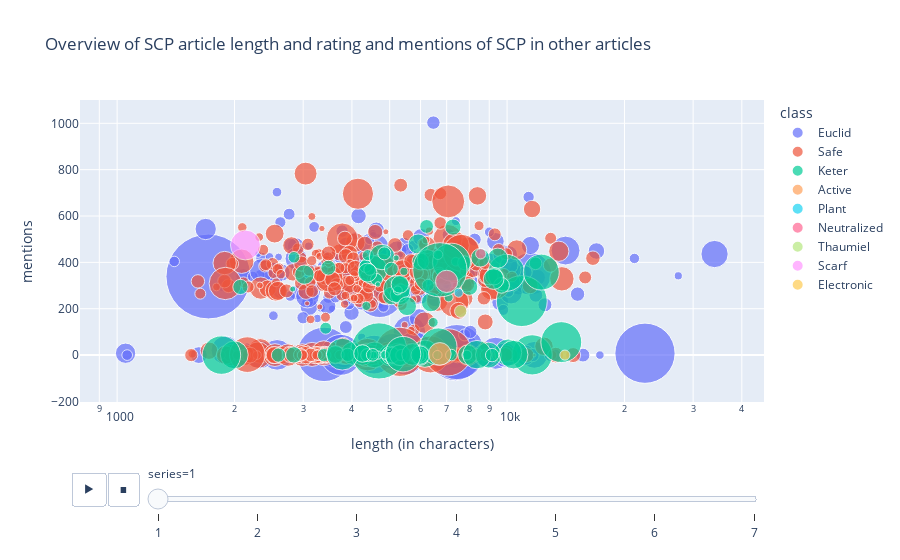

This figure's notebook cell:
### Code cell
figure=px.scatter(
            ratings_df.dropna(subset=["rating"]),
            x="length",
            y="mentions",
            size="rating",
            color="class",
            hover_name="code",
            animation_frame="series",
            hover_data = {"series":False},
            log_x=True,
            size_max=60,
            title="Overview of SCP article length, rating and mentions in other articles",
        )
figure.update_layout(xaxis_title="length (in characters)")
figure.show()

### Figure 1 — Plotly figure (JSON) as saved in the notebook; plotly's stock layout.template omitted (floating-point values rounded to 4 significant figures; data arrays with more than 128 entries replaced by an {"elided": "..."} marker saying what was removed)
{"data": [{"customdata": {"elided": "415x1 int values"}, "hovertemplate": "<b>%{hovertext}</b><br><br>class=Euclid<br>length=%{x}<br>mentions=%{y}<br>rating=%{marker.size}<extra></extra>", "hovertext": {"elided": "415 str values"}, "legendgroup": "Euclid", "marker": {"color": "#636efa", "size": {"elided": "415 int values"}, "sizemode": "area", "sizeref": 2.129, "symbol": "circle"}, "mode": "markers", "name": "Euclid", "orientation": "v", "showlegend": true, "type": "scatter", "x": {"elided": "415 int values"}, "xaxis": "x", "y": {"elided": "415 int values"}, "yaxis": "y"}, {"customdata": {"elided": "379x1 int values"}, "hovertemplate": "<b>%{hovertext}</b><br><br>class=Safe<br>length=%{x}<br>mentions=%{y}<br>rating=%{marker.size}<extra></extra>", "hovertext": {"elided": "379 str values"}, "legendgroup": "Safe", "marker": {"color": "#EF553B", "size": {"elided": "379 int values"}, "sizemode": "area", "sizeref": 2.129, "symbol": "circle"}, "mode": "markers", "name": "Safe", "orientation": "v", "showlegend": true, "type": "scatter", "x": {"elided": "379 int values"}, "xaxis": "x", "y": {"elided": "379 int values"}, "yaxis": "y"}, {"customdata": [[1], [1], [1], [1], [1], [1], [1], [1], [1], [1], [1], [1], [1], [1], [1], [1], [1], [1], [1], [1], [1], [1], [1], [1], [1], [1], [1], [1], [1], [1], [1], [1], [1], [1], [1], [1], [1], [1], [1], [1], [1], [1], [1], [1], [1], [1], [1], [1], [1], [1], [1], [1], [1], [1], [1], [1], [1], [1], [1], [1], [1], [1], [1], [1], [1], [1], [1], [1], [1], [1], [1], [1], [1], [1], [1], [1], [1], [1], [1], [1], [1], [1], [1], [1], [1], [1], [1], [1], [1], [1], [1], [1], [1], [1], [1]], "hovertemplate": "<b>%{hovertext}</b><br><br>class=Keter<br>length=%{x}<br>mentions=%{y}<br>rating=%{marker.size}<extra></extra>", "hovertext": ["SCP-016", "SCP-017", "SCP-019", "SCP-020", "SCP-029", "SCP-035", "SCP-047", "SCP-055", "SCP-058", "SCP-059", "SCP-060", "SCP-076", "SCP-090", "SCP-094", "SCP-106", "SCP-122", "SCP-129", "SCP-140", "SCP-149", "SCP-150", "SCP-165", "SCP-169", "SCP-204", "SCP-217", "SCP-233", "SCP-236", "SCP-239", "SCP-255", "SCP-259", "SCP-271", "SCP-274", "SCP-280", "SCP-293", "SCP-307", "SCP-319", "SCP-339", "SCP-352", "SCP-353", "SCP-354", "SCP-363", "SCP-370", "SCP-396", "SCP-409", "SCP-414", "SCP-435", "SCP-469", "SCP-496", "SCP-505", "SCP-510", "SCP-515", "SCP-532", "SCP-575", "SCP-579", "SCP-582", "SCP-589", "SCP-609", "SCP-610", "SCP-616", "SCP-631", "SCP-667", "SCP-673", "SCP-679", "SCP-682", "SCP-689", "SCP-718", "SCP-722", "SCP-734", "SCP-736", "SCP-738", "SCP-742", "SCP-743", "SCP-752", "SCP-770", "SCP-771", "SCP-775", "SCP-785", "SCP-804", "SCP-813", "SCP-835", "SCP-836", "SCP-858", "SCP-861", "SCP-870", "SCP-871", "SCP-902", "SCP-938", "SCP-939", "SCP-940", "SCP-947", "SCP-952", "SCP-953", "SCP-957", "SCP-968", "SCP-990", "SCP-1000"], "legendgroup": "Keter", "marker": {"color": "#00cc96", "size": [701, 829, 483, 523, 433, 1720, 193, 3364, 792, 221, 450, 1472, 180, 286, 2762, 330, 82, 1455, 247, 265, 437, 891, 209, 781, 171, 134, 691, 171, 181, 89, 158, 203, 31, 85, 435, 143, 332, 303, 1378, 297, 434, 239, 401, 324, 455, 391, 41, 279, 152, 205, 39, 142, 273, 381, 69, 446, 1530, 370, 105, 98, 87, 153, 3134, 379, 216, 145, 156, 331, 782, 190, 341, 409, 139, 72, 67, 254, 712, 125, 873, 79, 135, 105, 466, 1080, 1579, 91, 867, 326, 226, 192, 501, 358, 173, 1341, 1778], "sizemode": "area", "sizeref": 2.129, "symbol": "circle"}, "mode": "markers", "name": "Keter", "orientation": "v", "showlegend": true, "type": "scatter", "x": [4569, 1997, 4997, 4009, 4261, 11595, 3396, 4693, 6155, 4998, 5979, 6666, 4378, 2838, 10908, 5054, 7385, 9959, 2071, 9678, 5325, 4523, 7785, 5214, 4336, 4396, 4778, 11830, 4844, 4357, 4625, 5050, 4663, 5246, 5916, 2841, 5312, 5998, 12238, 8006, 9467, 3480, 3022, 9254, 9235, 6380, 5195, 7265, 6275, 6217, 2820, 4441, 6867, 4385, 5438, 6250, 7204, 8536, 6465, 6649, 7082, 3427, 6725, 5541, 2593, 7198, 4952, 3626, 10063, 3902, 5020, 7921, 5349, 4656, 4540, 5056, 8952, 5371, 10395, 4853, 5353, 7888, 5317, 3780, 1851, 6628, 8372, 4258, 5972, 9156, 5725, 5987, 4523, 5410, 13773], "xaxis": "x", "y": [1, 1, 0, 8, 0, 1, 0, 18, 6, 0, 0, 37, 0, 1, 233, 255, 403, 355, 294, 301, 262, 368, 398, 285, 384, 431, 423, 396, 439, 212, 326, 371, 305, 279, 479, 422, 305, 404, 358, 294, 418, 377, 347, 340, 328, 228, 419, 552, 301, 555, 285, 369, 301, 356, 361, 411, 401, 420, 141, 433, 249, 116, 368, 211, 0, 0, 0, 3, 11, 1, 0, 1, 0, 0, 0, 0, 0, 0, 2, 1, 0, 0, 0, 4, 0, 0, 2, 7, 0, 0, 3, 0, 1, 4, 56], "yaxis": "y"}, {"customdata": [[1]], "hovertemplate": "<b>%{hovertext}</b><br><br>class=Active<br>length=%{x}<br>mentions=%{y}<br>rating=%{marker.size}<extra></extra>", "hovertext": ["SCP-040"], "legendgroup": "Active", "marker": {"color": "#FFA15A", "size": [549], "sizemode": "area", "sizeref": 2.129, "symbol": "circle"}, "mode": "markers", "name": "Active", "orientation": "v", "showlegend": true, "type": "scatter", "x": [6722], "xaxis": "x", "y": [5], "yaxis": "y"}, {"customdata": [[1]], "hovertemplate": "<b>%{hovertext}</b><br><br>class=Plant<br>length=%{x}<br>mentions=%{y}<br>rating=%{marker.size}<extra></extra>", "hovertext": ["SCP-199"], "legendgroup": "Plant", "marker": {"color": "#19d3f3", "size": [88], "sizemode": "area", "sizeref": 2.129, "symbol": "circle"}, "mode": "markers", "name": "Plant", "orientation": "v", "showlegend": true, "type": "scatter", "x": [7511], "xaxis": "x", "y": [269], "yaxis": "y"}, {"customdata": [[1], [1]], "hovertemplate": "<b>%{hovertext}</b><br><br>class=Neutralized<br>length=%{x}<br>mentions=%{y}<br>rating=%{marker.size}<extra></extra>", "hovertext": ["SCP-356", "SCP-407"], "legendgroup": "Neutralized", "marker": {"color": "#FF6692", "size": [114, 529], "sizemode": "area", "sizeref": 2.129, "symbol": "circle"}, "mode": "markers", "name": "Neutralized", "orientation": "v", "showlegend": true, "type": "scatter", "x": [8560, 6998], "xaxis": "x", "y": [437, 318], "yaxis": "y"}, {"customdata": [[1]], "hovertemplate": "<b>%{hovertext}</b><br><br>class=Thaumiel<br>length=%{x}<br>mentions=%{y}<br>rating=%{marker.size}<extra></extra>", "hovertext": ["SCP-378"], "legendgroup": "Thaumiel", "marker": {"color": "#B6E880", "size": [164], "sizemode": "area", "sizeref": 2.129, "symbol": "circle"}, "mode": "markers", "name": "Thaumiel", "orientation": "v", "showlegend": true, "type": "scatter", "x": [7606], "xaxis": "x", "y": [189], "yaxis": "y"}, {"customdata": [[1]], "hovertemplate": "<b>%{hovertext}</b><br><br>class=Scarf<br>length=%{x}<br>mentions=%{y}<br>rating=%{marker.size}<extra></extra>", "hovertext": ["SCP-586"], "legendgroup": "Scarf", "marker": {"color": "#FF97FF", "size": [954], "sizemode": "area", "sizeref": 2.129, "symbol": "circle"}, "mode": "markers", "name": "Scarf", "orientation": "v", "showlegend": true, "type": "scatter", "x": [2133], "xaxis": "x", "y": [475], "yaxis": "y"}, {"customdata": [[1]], "hovertemplate": "<b>%{hovertext}</b><br><br>class=Electronic<br>length=%{x}<br>mentions=%{y}<br>rating=%{marker.size}<extra></extra>", "hovertext": ["SCP-720"], "legendgroup": "Electronic", "marker": {"color": "#FECB52", "size": [108], "sizemode": "area", "sizeref": 2.129, "symbol": "circle"}, "mode": "markers", "name": "Electronic", "orientation": "v", "showlegend": true, "type": "scatter", "x": [14068], "xaxis": "x", "y": [0], "yaxis": "y"}], "layout": {"autosize": true, "legend": {"itemsizing": "constant", "title": {"text": "class"}, "tracegroupgap": 0}, "sliders": [{"active": 0, "currentvalue": {"prefix": "series="}, "len": 0.9, "pad": {"b": 10, "t": 60}, "steps": [{"args": [["1"], {"frame": {"duration": 0, "redraw": false}, "fromcurrent": true, "mode": "immediate", "transition": {"duration": 0, "easing": "linear"}}], "label": "1", "method": "animate"}, {"args": [["2"], {"frame": {"duration": 0, "redraw": false}, "fromcurrent": true, "mode": "immediate", "transition": {"duration": 0, "easing": "linear"}}], "label": "2", "method": "animate"}, {"args": [["3"], {"frame": {"duration": 0, "redraw": false}, "fromcurrent": true, "mode": "immediate", "transition": {"duration": 0, "easing": "linear"}}], "label": "3", "method": "animate"}, {"args": [["4"], {"frame": {"duration": 0, "redraw": false}, "fromcurrent": true, "mode": "immediate", "transition": {"duration": 0, "easing": "linear"}}], "label": "4", "method": "animate"}, {"args": [["5"], {"frame": {"duration": 0, "redraw": false}, "fromcurrent": true, "mode": "immediate", "transition": {"duration": 0, "easing": "linear"}}], "label": "5", "method": "animate"}, {"args": [["6"], {"frame": {"duration": 0, "redraw": false}, "fromcurrent": true, "mode": "immediate", "transition": {"duration": 0, "easing": "linear"}}], "label": "6", "method": "animate"}, {"args": [["7"], {"frame": {"duration": 0, "redraw": false}, "fromcurrent": true, "mode": "immediate", "transition": {"duration": 0, "easing": "linear"}}], "label": "7", "method": "animate"}], "x": 0.1, "xanchor": "left", "y": 0, "yanchor": "top"}], "title": {"text": "Overview of SCP article length and rating and mentions of SCP in other articles"}, "updatemenus": [{"buttons": [{"args": [null, {"frame": {"duration": 500, "redraw": false}, "fromcurrent": true, "mode": "immediate", "transition": {"duration": 500, "easing": "linear"}}], "label": "&#9654;", "method": "animate"}, {"args": [[null], {"frame": {"duration": 0, "redraw": false}, "fromcurrent": true, "mode": "immediate", "transition": {"duration": 0, "easing": "linear"}}], "label": "&#9724;", "method": "animate"}], "direction": "left", "pad": {"r": 10, "t": 70}, "showactive": false, "type": "buttons", "x": 0.1, "xanchor": "right", "y": 0, "yanchor": "top"}], "xaxis": {"anchor": "y", "autorange": true, "domain": [0, 1], "range": [2.912, 4.649], "title": {"text": "length (in characters)"}, "type": "log"}, "yaxis": {"anchor": "x", "autorange": true, "domain": [0, 1], "range": [-893.9, 1560.0], "title": {"text": "mentions"}, "type": "linear"}}}
